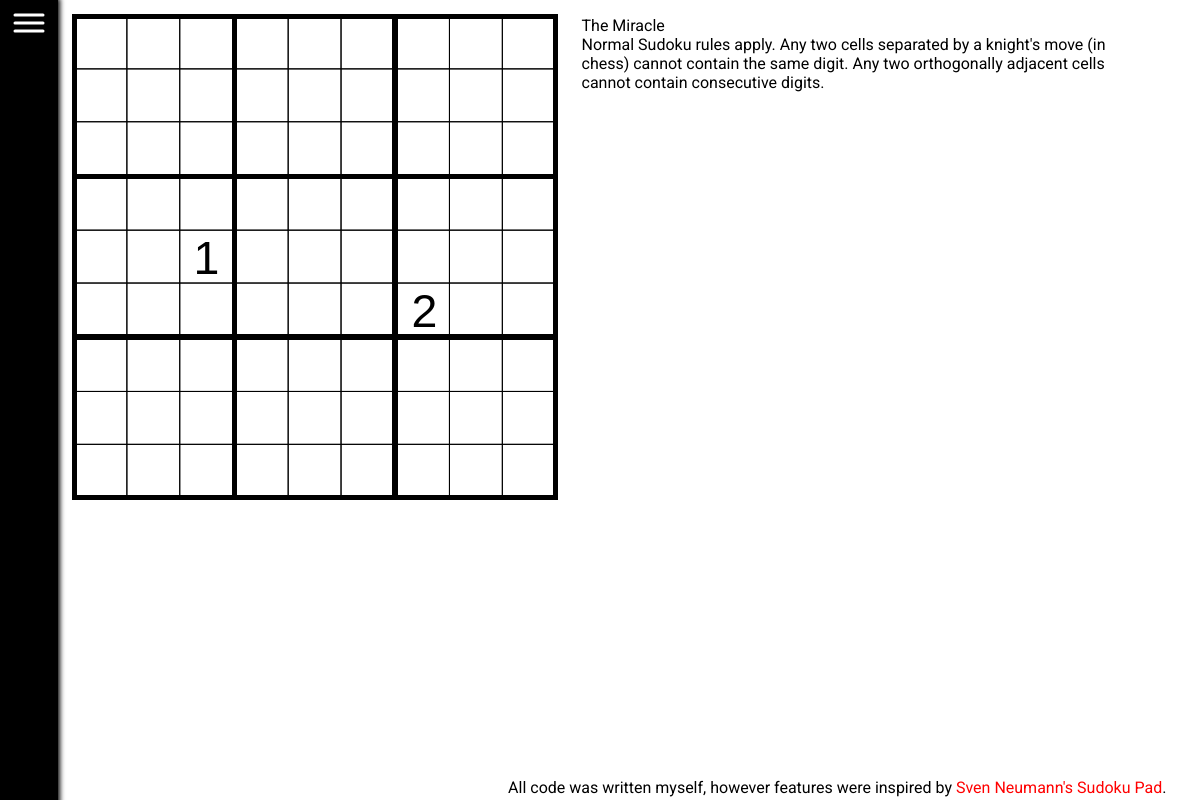
Page /sudoku/10/the-miracle on the committed database.
### blog_site/models.py (models this page shows, shortened)
class Sudoku(models.Model):
    title = models.CharField(max_length=50, verbose_name='Sudoku Title')
    slug = models.SlugField(max_length=100, verbose_name='Slug Title', null=True, blank=True)
    ruleset = models.CharField(max_length=500, verbose_name='Sudoku Ruleset')
    board = models.CharField(max_length=500, verbose_name='Sudoku Board')
    html = models.CharField(max_length=300, verbose_name='HTML to load')
    keywords = models.ManyToManyField('Keyword')
    type = models.ManyToManyField('Type')
    post_date = models.DateTimeField(auto_now_add=True)
    last_edited = models.DateTimeField(auto_now=True)
    class Meta:
        verbose_name_plural = 'Sudoku Puzzles'

### blog_site/views.py (the view)
# urls.py: path('sudoku/<id>/<slug>', views.single_sudoku, name = "single_sudoku"),
def single_sudoku(request, id, slug):
    q = Sudoku.objects.filter(id = id)
    if q.exists():
        q = q.first()
    else:
        raise Http404('Sudoku does not exist')
    context = {
        "q": q,
    }
    return render(request, 'blog_site/base_sudoku.html', context)

### blog_site/templates/blog_site/base_sudoku.html (shortened to what this page needs)
{% extends 'blog_site/base.html' %} {% load static %} {% block head %}
<link rel="stylesheet" href="{% static 'blog_site/css/sudoku.css' %}"> {% endblock %} {% block content %}
<div class="play-board">
    <div class="sudoku-sidebar">
        <p class="sudoku-title">{{q.title}}</p>
        <p class="sudoku-rules">{{q.ruleset}}</p>
    </div>
</div>
<footer class="copyright">
    <p class="copyright-text">All code was written myself, however features were inspired by <a href="https://app.crackingthecryptic.com" target="_blank">Sven Neumann's Sudoku Pad</a>.</p>
</footer>
{% endblock %}

### ResumeSite/static/blog_site/css/base.css (style rules this page uses)
:root { --clr-bg: hsl(0, 0%, 100%); --clr-sidebar: hsl(0, 0%, 0%); --clr-overlay: hsl(0 0% 0% / 0.6); --clr-main-1: hsl(199, 85%, 56%); --clr-text-white: hsl(0, 0%, 100%); --clr-text-light: hsl(199, 85%, 70%); }
* { margin: 0; }
a, a:hover, a:active, a:visited { text-decoration: none; color: inherit; }
body { font-family: 'Roboto', 'Merriweather', Arial, sans-serif; display: flex; overflow: hidden; height: 100vh; }

### ResumeSite/static/blog_site/css/sudoku.css (style rules this page uses)
:root { --clr-select: hsl(177, 50%, 50%); }
body { -webkit-touch-callout: none; -webkit-user-select: none; -khtml-user-select: none; -moz-user-select: none; -ms-user-select: none; user-select: none; }
.play-board { width: 90vw; height: 90vh; margin: 1rem; display: flex; gap: 2rem; }
.copyright { position: absolute; bottom: 0.2em; right: 0.2em; }
.copyright a, .copyright a:active, .copyright a:visited, .copyright a:hover { color: red; text-decoration: none; }

### rows in the picture
Sudoku: title "The Miracle", ruleset "Normal Sudoku rules apply. Any two cells separated by a knight's move (in chess) cannot contain the same digit. Any two orthogonally adjacent cells cannot contain consecutive digits."
